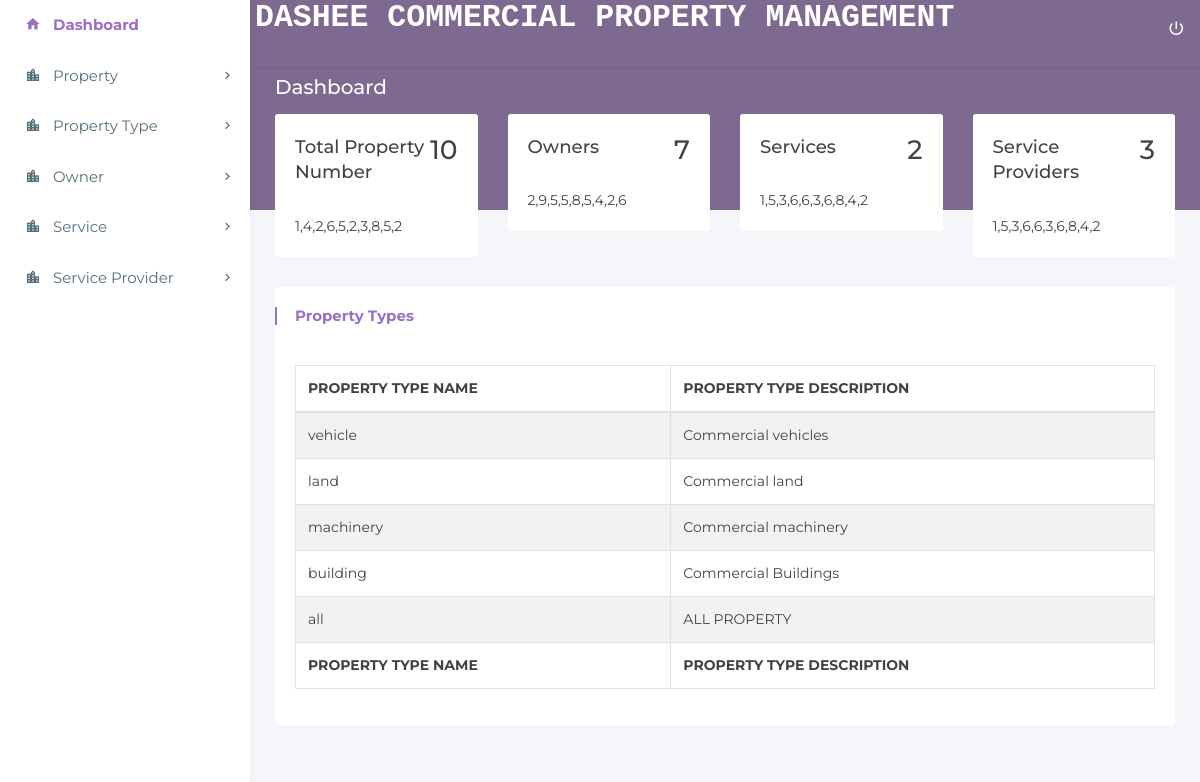
Page /light/dashboard.php (signed in) on the committed database.
### tables this page shows
CREATE TABLE `property_type` (
  `Property_type_id` int(11) NOT NULL,
  `Property_type_name` varchar(50) NOT NULL,
  `Property_type_desc` varchar(1000) NOT NULL
);

### light/dashboard.php (the view, shortened to what this page needs)
<?php
include 'config.php';
?>
<!doctype html>
<html lang="en">
<head>
<link rel="stylesheet" href="../assets/plugins/bootstrap/css/bootstrap.min.css">
<link rel="stylesheet" href="../assets/plugins/charts-c3/plugin.css" />
<link rel="stylesheet" href="../assets/plugins/jvectormap/jquery-jvectormap-2.0.3.min.css"/>
<link rel="stylesheet" href="assets/css/main.css">
<link rel="stylesheet" href="assets/css/color_skins.css">
</head>
<body class="theme-purple">
<nav class="navbar p-l-5 p-r-5">
    <ul class="nav navbar-nav navbar-left">
        <li>
             <h1 style="font-family:courier,arial,helvetica;">
                <strong style="color:white;"> DASHEE COMMERCIAL PROPERTY MANAGEMENT</strong>
            </h1>
        </li>
        <li class="float-right">
            <a href="logout.php" class="mega-menu" data-close="true"><i class="zmdi zmdi-power"></i></a>
        </li>
    </ul>
</nav>
<aside id="leftsidebar" class="sidebar">
    <div class="tab-content">
        <div class="tab-pane stretchRight active" id="dashboard">
            <div class="menu">
                <ul class="list">
                    <li class="active open"><a href="dashboard.php"><i class="zmdi zmdi-home"></i><span>Dashboard</span></a></li>
                    <li><a href="javascript:void(0);" class="menu-toggle"><i class="zmdi zmdi-city"></i><span>Property</span></a>
                    </li>
                    <li><a href="javascript:void(0);" class="menu-toggle"><i class="zmdi zmdi-city"></i><span>Property Type</span></a>
                    </li>
                    <li><a href="javascript:void(0);" class="menu-toggle"><i class="zmdi zmdi-city"></i><span>Owner</span></a>
                    </li>
                    <li><a href="javascript:void(0);" class="menu-toggle"><i class="zmdi zmdi-city"></i><span>Service</span></a>
                    </li>
                    <li><a href="javascript:void(0);" class="menu-toggle"><i class="zmdi zmdi-city"></i><span>Service Provider</span></a>
                    </li>
                </ul>
            </div>
        </div>
    </div>
</aside>
<section class="content">
    <div class="block-header">
        <div class="row">
            <div class="col-lg-5 col-md-5 col-sm-12">
                <h2>Dashboard
                </h2>
            </div>
        </div>
    </div>
    <?php
    $sql = "SELECT * FROM building";
    $result = mysqli_query($conn, $sql);
    $building_count = mysqli_num_rows($result);
    $sql = "SELECT * FROM land";
    $result = mysqli_query($conn, $sql);
    $land_count = mysqli_num_rows($result);
    $sql = "SELECT * FROM machinery";
    $result = mysqli_query($conn, $sql);
    $machinery_count = mysqli_num_rows($result);
    $sql = "SELECT * FROM vehicle";
    $result = mysqli_query($conn, $sql);
    $vehicle_count = mysqli_num_rows($result);
    $sql = "SELECT * FROM owner";
    $result = mysqli_query($conn, $sql);
    $owner_count = mysqli_num_rows($result);
    $sql = "SELECT * FROM services";
    $result = mysqli_query($conn, $sql);
    $services_count = mysqli_num_rows($result);
    $sql = "SELECT * FROM service_providers";
    $result = mysqli_query($conn, $sql);
    $service_providers_count = mysqli_num_rows($result);
    $total = $building_count + $land_count + $machinery_count + $vehicle_count;
    ?>
    <div class="container-fluid">
        <div class="row clearfix">
            <div class="col-xl-3 col-lg-6 col-md-6">
                <div class="card">
                    <div class="body">
                        <div class="d-flex justify-content-between mb-3">
                            <div>
                                <h5 class="mt-0">Total Property Number</h5>
                            </div>
                            <div>
                                <h2 class="mb-0"><?php echo $total; ?></h2>
                            </div>
                        </div>
                        <span id="linecustom1">1,4,2,6,5,2,3,8,5,2</span>
                    </div>
                </div>
            </div>
            <div class="col-xl-3 col-lg-6 col-md-6">
                <div class="card">
                    <div class="body">
                        <div class="d-flex justify-content-between mb-3">
                            <div>
                                <h5 class="mt-0">Owners</h5>
                            </div>
                            <div>
                                <h2 class="mb-0"><?php echo $owner_count; ?></h2>
                            </div>
                        </div>
                        <span id="linecustom2">2,9,5,5,8,5,4,2,6</span>
                    </div>
                </div>
            </div>
            <div class="col-xl-3 col-lg-6 col-md-6">
                <div class="card">
                    <div class="body">
                        <div class="d-flex justify-content-between mb-3">
                            <div>
                                <h5 class="mt-0">Services</h5>
                            </div>
                            <div>
                                <h2 class="mb-0"><?php echo $services_count; ?></h2>
                            </div>
                        </div>
                        <span id="linecustom3">1,5,3,6,6,3,6,8,4,2</span>
                    </div>
                </div>
            </div>
            <div class="col-xl-3 col-lg-6 col-md-6">
                <div class="card">
                    <div class="body">
                        <div class="d-flex justify-content-between mb-3">
                            <div>
                                <h5 class="mt-0">Service Providers</h5>
                            </div>
                            <div>
                                <h2 class="mb-0"><?php echo $service_providers_count; ?></h2>
                            </div>
                        </div>
                        <span id="linecustom4">1,5,3,6,6,3,6,8,4,2</span>
                    </div>
                </div>
            </div>
        </div>
        <div class="row clearfix">
            <div class="col-lg-12">
                <div class="card">
                    <div class="header">
                        <h2><strong>Property Types</strong>
                    </div>
                    <div class="body">
                        <div class="table-responsive">
                            <table class="table table-bordered table-striped table-hover js-basic-example dataTable">
                                <thead>
                                    <tr>
                                        <th>PROPERTY TYPE NAME</th>
                                        <th>PROPERTY TYPE DESCRIPTION</th>
                                    </tr>
                                </thead>
                                <tfoot>
                                    <tr>
                                        <th>PROPERTY TYPE NAME</th>
                                        <th>PROPERTY TYPE DESCRIPTION</th>
                                    </tr>
                                </tfoot>
                                <tbody>
                                <tr>
                                <?php
                                $sql = "SELECT * FROM property_type";
                                $rows = mysqli_query($conn, $sql);
                                ?>
                                <?php   while($row = mysqli_fetch_assoc($rows)):?>
                                    <td  onclick="window.location.href='editpropertytype.php?id=<?php echo $row['Property_type_id']; ?>'"><?php echo $row["Property_type_name"]?></td>
                                    <td  onclick="window.location.href='editpropertytype.php?id=<?php echo $row['Property_type_id']; ?>'"><?php echo $row["Property_type_desc"]?></td>
                                </tr>
                                <?php  endwhile; ?>
                                </tbody>
                            </table>
                        </div>
                    </div>
                </div>
            </div>
        </div>
</body>
</html>

### light/assets/css/color_skins.css (style rules this page uses)
.theme-purple .block-header h2 { color:#fff }
.theme-purple section.content:before { background-color:#7e6990 }
.theme-purple .navbar,.theme-purple .page-loader-wrapper { background:#7e6990 }
.theme-purple .sidebar .menu .list li.active { background-color:transparent }
.theme-purple .sidebar .menu .list li.active>:first-child i,.theme-purple .sidebar .menu .list li.active>:first-child span { color:#9b6fc1 }
.theme-purple .card .header h2:before { background:#9b6fc1 }
.theme-purple .card .header h2 strong { color:#9b6fc1 }

### rows in the picture
property_type: Property_type_name "vehicle", Property_type_desc "Commercial vehicles"
property_type: Property_type_name "land", Property_type_desc "Commercial land"
property_type: Property_type_name "machinery", Property_type_desc "Commercial machinery"
property_type: Property_type_name "building", Property_type_desc "Commercial Buildings"
property_type: Property_type_name "all", Property_type_desc "ALL PROPERTY"

### other values in the picture
$total "10"
$owner_count "7"
$services_count "2"
$service_providers_count "3"
